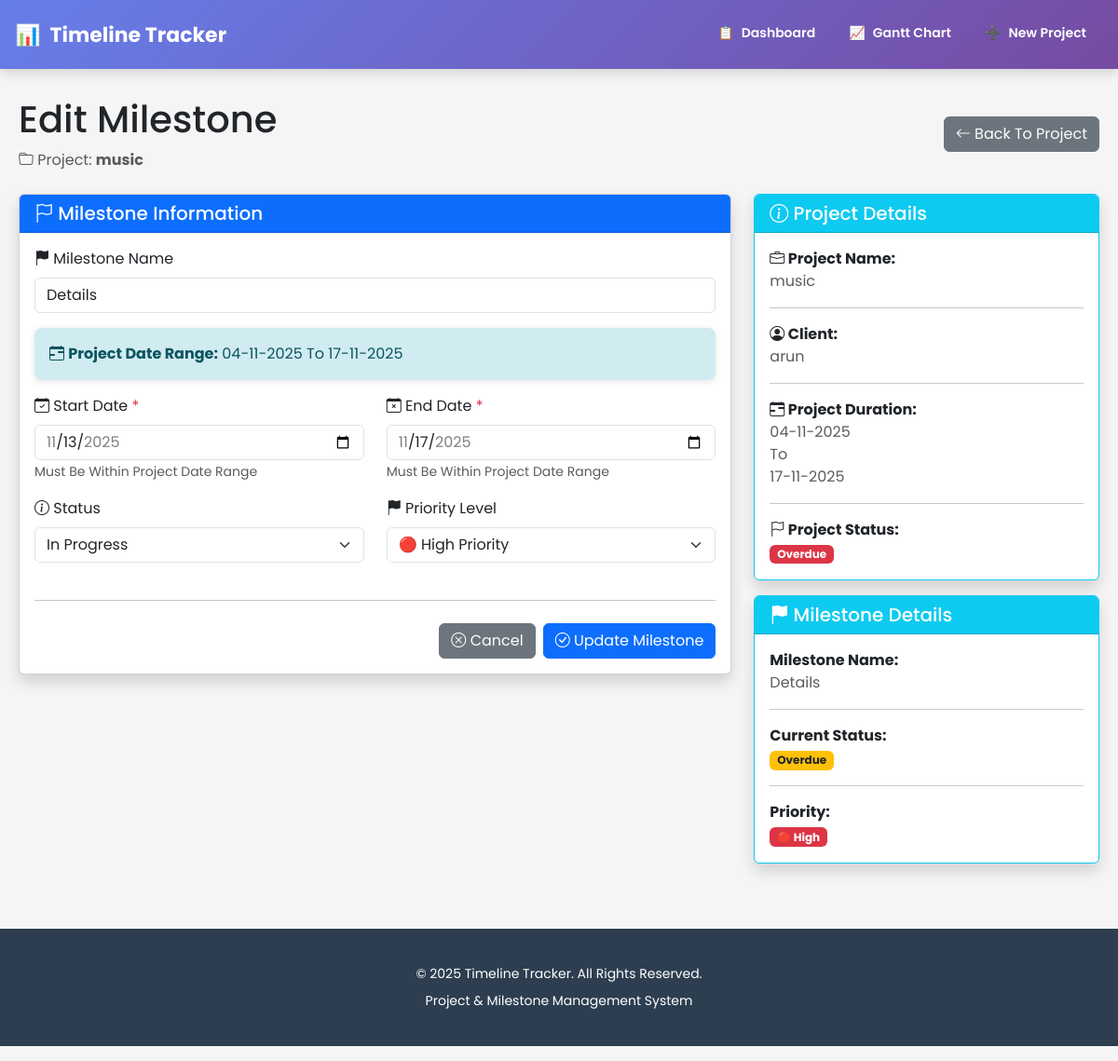
Page /edit-milestone/2 on the committed database.
### app.py (models this page shows, shortened)
class Project(db.Model):
    id = db.Column(db.Integer, primary_key=True)
    project_name = db.Column(db.String(200), nullable=False)
    client_name = db.Column(db.String(200), nullable=False)
    start_date = db.Column(db.Date, nullable=False)
    end_date = db.Column(db.Date, nullable=False)
    created_at = db.Column(db.DateTime, default=datetime.now())
    status = db.Column(db.String(20), default='Not Completed')
    milestones = db.relationship('Milestone', backref='project', lazy=True, cascade='all, delete-orphan')

class Milestone(db.Model):
    id = db.Column(db.Integer, primary_key=True)
    project_id = db.Column(db.Integer, db.ForeignKey('project.id'), nullable=False)
    milestone_name = db.Column(db.String(200), nullable=False)
    start_date = db.Column(db.Date, nullable=False)
    end_date = db.Column(db.Date, nullable=False)
    status = db.Column(db.String(50), default='Not Started')
    priority = db.Column(db.String(20), default='Medium')

### app.py (the view, shortened to what this page needs)
@app.route('/edit-milestone/<int:milestone_id>', methods=['GET', 'POST'])
def edit_milestone(milestone_id):
    milestone = Milestone.query.get_or_404(milestone_id)
    project_id = milestone.project_id
    project = Project.query.get_or_404(project_id)
    return render_template('edit_milestone.html', milestone=milestone, project=project)

### templates/edit_milestone.html (shortened to what this page needs)
{% extends "base.html" %}
{% block content %}
<div class="row mb-4">
    <div class="col-12">
        <div class="d-flex justify-content-between align-items-center">
            <div>
                <h1 class="mb-2"> Edit Milestone</h1>
                <p class="text-muted mb-0">
                    <i class="bi bi-folder"></i> Project: <strong>{{ project.project_name }}</strong>
                </p>
            </div>
            <div>
                <a href="/project/{{ project.id }}" class="btn btn-secondary">
                    <i class="bi bi-arrow-left"></i> Back To Project
                </a>
            </div>
        </div>
    </div>
</div>
<div class="row">
    <div class="col-lg-8">
        <div class="card shadow">
            <div class="card-header bg-primary text-white">
                <h5 class="mb-0"><i class="bi bi-flag"></i> Milestone Information</h5>
            </div>
            <div class="card-body">
                <form method="POST" action="/edit-milestone/{{ milestone.id }}">
                    <div class="mb-3">
                        <label for="milestonename" class="form-label">
                            <i class="bi bi-flag-fill"></i> Milestone Name
                        </label>
                        <input type="text" class="form-control" id="milestonename"
                               name="milestonename" value="{{ milestone.milestone_name }}" required>
                    </div>
                    <div class="alert alert-info mb-3">
                        <i class="bi bi-calendar-range"></i> <strong>Project Date Range:</strong>
                        {{ project.start_date.strftime('%d-%m-%Y') }} To {{ project.end_date.strftime('%d-%m-%Y') }}
                    </div>
                    <div class="row">
                        <div class="col-md-6 mb-3">
                            <label for="startdate" class="form-label">
                                <i class="bi bi-calendar-check"></i> Start Date
                                <span class="text-danger">*</span>
                            </label>
                            <input type="date"
                                   class="form-control"
                                   id="startdate"
                                   name="startdate"
                                   value="{{ milestone.start_date.strftime('%Y-%m-%d') }}"
                                   min="{{ project.start_date.strftime('%Y-%m-%d') }}"
                                   max="{{ project.end_date.strftime('%Y-%m-%d') }}"
                                   required>
                            <small class="text-muted">Must Be Within Project Date Range</small>
                        </div>
                        <div class="col-md-6 mb-3">
                            <label for="enddate" class="form-label">
                                <i class="bi bi-calendar-x"></i> End Date
                                <span class="text-danger">*</span>
                            </label>
                            <input type="date"
                                   class="form-control"
                                   id="enddate"
                                   name="enddate"
                                   value="{{ milestone.end_date.strftime('%Y-%m-%d') }}"
                                   min="{{ project.start_date.strftime('%Y-%m-%d') }}"
                                   max="{{ project.end_date.strftime('%Y-%m-%d') }}"
                                   required>
                            <small class="text-muted">Must Be Within Project Date Range</small>
                        </div>
                    </div>
                    <div class="row">
                        <div class="col-md-6 mb-3">
                            <label for="status" class="form-label">
                                <i class="bi bi-info-circle"></i> Status
                            </label>
                            <select class="form-select" id="status" name="status" required>
                                <option value="In Progress" {% if milestone.status == "In Progress" %}selected{% endif %}>In Progress</option>
                            </select>
                        </div>
                        <div class="col-md-6 mb-3">
                            <label for="priority" class="form-label">
                                <i class="bi bi-flag-fill"></i> Priority Level
                            </label>
                            <select class="form-select" id="priority" name="priority" required>
                                <option value="High" {% if milestone.priority == "High" %}selected{% endif %}>🔴 High Priority</option>
                            </select>
                        </div>
                    </div>
                    <hr class="my-4">
                    <div class="d-flex gap-2 justify-content-end">
                        <a href="/project/{{ project.id }}" class="btn btn-secondary">
                            <i class="bi bi-x-circle"></i> Cancel
                        </a>
                        <button type="submit" class="btn btn-primary">
                            <i class="bi bi-check-circle"></i> Update Milestone
                        </button>
                    </div>
                </form>
            </div>
        </div>
    </div>
    <div class="col-lg-4">
        <div class="card shadow border-info">
            <div class="card-header bg-info text-white">
                <h5 class="mb-0"><i class="bi bi-info-circle"></i> Project Details</h5>
            </div>
            <div class="card-body">
                <div class="mb-3">
                    <strong><i class="bi bi-briefcase"></i> Project Name:</strong>
                    <p class="text-muted mb-0">{{ project.project_name }}</p>
                </div>
                <hr>
                <div class="mb-3">
                    <strong><i class="bi bi-person-circle"></i> Client:</strong>
                    <p class="text-muted mb-0">{{ project.client_name }}</p>
                </div>
                <hr>
                <div class="mb-3">
                    <strong><i class="bi bi-calendar-range"></i> Project Duration:</strong>
                    <p class="text-muted mb-0">
                        {{ project.start_date.strftime('%d-%m-%Y') }}<br>
                        To<br>
                        {{ project.end_date.strftime('%d-%m-%Y') }}
                    </p>
                </div>
                <hr>
                <div class="mb-0">
                    <strong><i class="bi bi-flag"></i> Project Status:</strong><br>
                    {% if project.status == "Completed" %}
                        <span class="badge bg-success mt-1">Completed</span>
                    {% elif project.status == "Overdue" %}
                        <span class="badge bg-danger mt-1">Overdue</span>
                    {% elif project.status == "In Progress" %}
                        <span class="badge bg-warning text-dark mt-1">In Progress</span>
                    {% else %}
                        <span class="badge bg-secondary mt-1">Not Started</span>
                    {% endif %}
                </div>
            </div>
        </div>
        <div class="card shadow border-info mt-3">
            <div class="card-header bg-info text-white">
                <h5 class="mb-0"><i class="bi bi-flag-fill"></i> Milestone Details</h5>
            </div>
            <div class="card-body">
                <div class="mb-3">
                    <strong>Milestone Name:</strong>
                    <p class="text-muted mb-0">{{ milestone.milestone_name }}</p>
                </div>
                <hr>
                <div class="mb-3">
                    <strong>Current Status:</strong><br>
                    {% if milestone.status == "Completed" %}
                        <span class="badge bg-success mt-1">Completed</span>
                    {% else %}
                        <span class="badge bg-warning text-dark mt-1">{{ milestone.status }}</span>
                    {% endif %}
                </div>
                <hr>
                <div class="mb-0">
                    <strong>Priority:</strong><br>
                    {% if milestone.priority == "High" %}
                        <span class="badge bg-danger mt-1">🔴 High</span>
                    {% elif milestone.priority == "Medium" %}
                        <span class="badge bg-warning text-dark mt-1">🟡 Medium</span>
                    {% else %}
                        <span class="badge bg-success mt-1">🟢 Low</span>
                    {% endif %}
                </div>
            </div>
        </div>
    </div>
</div>
{% endblock %}

### templates/base.html (style rules this page uses)
* { margin: 0; padding: 0; box-sizing: border-box; }
body { font-family: 'Poppins', sans-serif; background-color: #f5f5f5; }
.alert { border-radius: 8px; border: none; box-shadow: 0 2px 8px rgba(0, 0, 0, 0.1); }
.alert-info { background-color: #d1ecf1; color: #0c5460; }

### rows in the picture
Project: project_name "music", start_date "04-11-2025", end_date "17-11-2025", client_name "arun"
Milestone: milestonename "Details", startdate "11/13/2025", enddate "11/17/2025", priority "🔴 High Priority", milestone_name "Details", status "Overdue"
